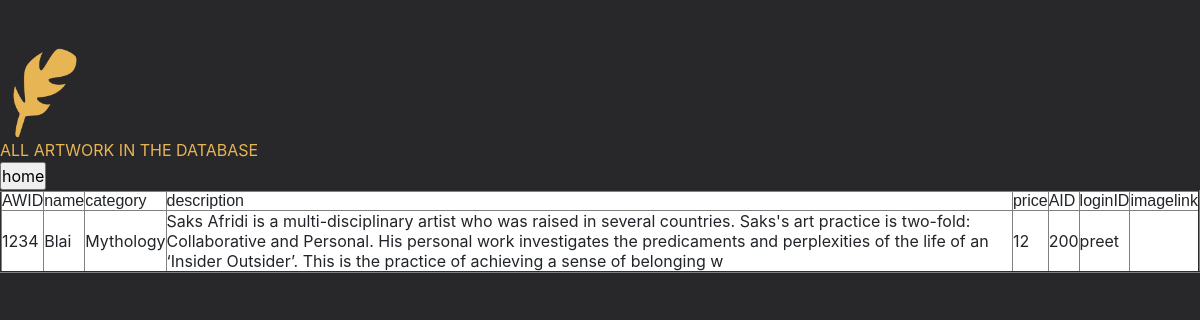
/admin/artwork.php, run on an earlier commit of the app's database.
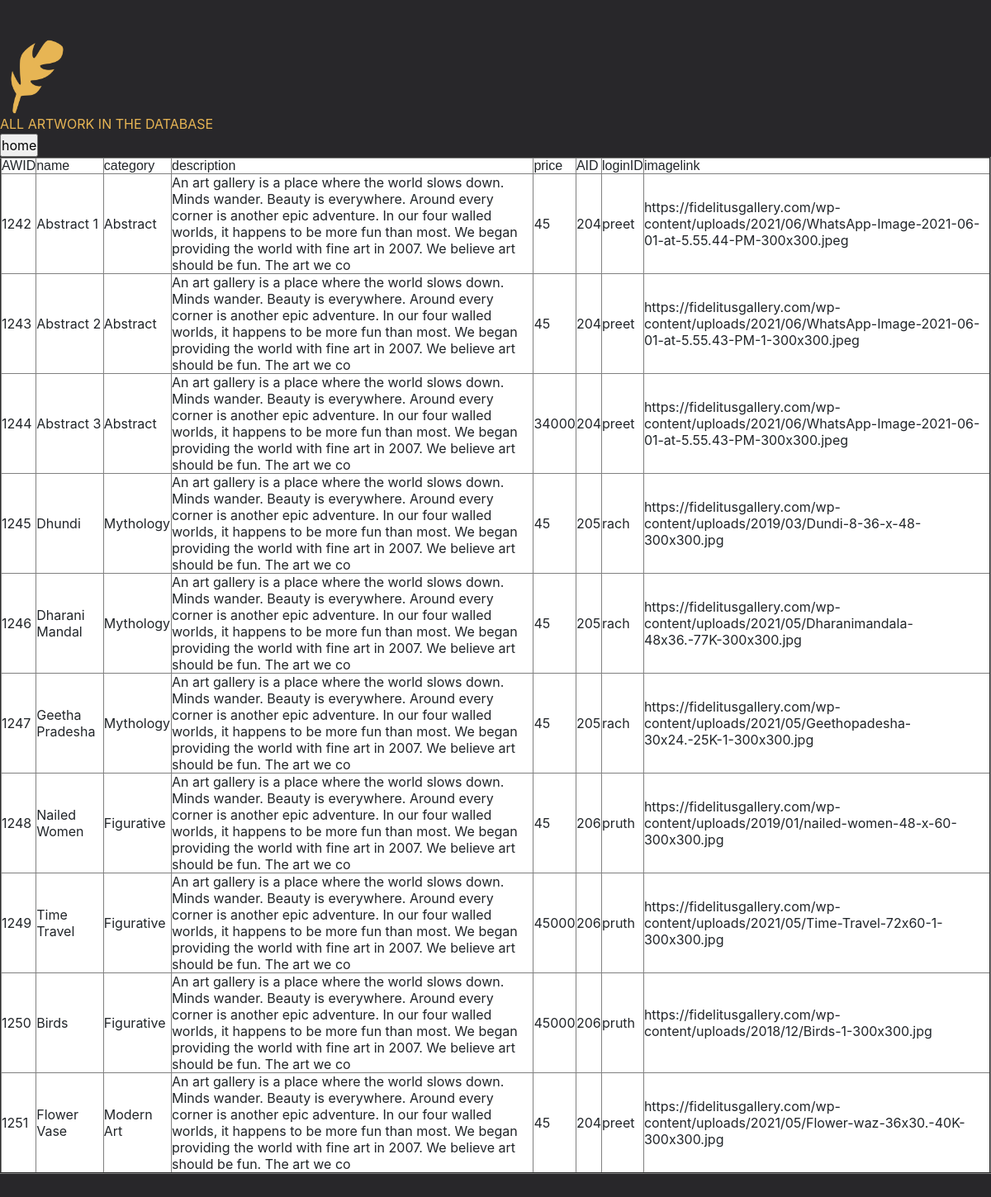
And on a later commit of the database.
### tables this page shows
CREATE TABLE `artwork` (
  `AWID` int(5) NOT NULL,
  `name` varchar(50) DEFAULT NULL,
  `category` varchar(50) DEFAULT NULL,
  `description` varchar(300) DEFAULT NULL,
  `price` double NOT NULL,
  `AID` int(5) DEFAULT NULL,
  `loginid` varchar(5) DEFAULT NULL,
  `imgsrc` varchar(250) DEFAULT NULL
);

### admin/artwork.php (the view, shortened to what this page needs)
<html>
    <head>
    <link rel="stylesheet" href="../style/login.css">
    <link rel="stylesheet" href="https://maxcdn.bootstrapcdn.com/bootstrap/4.0.0/css/bootstrap.min.css"
>
</head>
<body>
<section>
        <img src="../img/feather.png" width="90" height="90" class="d-inline-block align-top mt-5" alt="">
        <div class="title">ALL ARTWORK IN THE DATABASE</div>
        <?php
        $conn = mysqli_connect('localhost','root','','artgallery');
        $query = "SELECT * FROM artwork";
        echo '<table bgcolor=#ffffff border="2" cellspacing="10" cellpadding="10">
      <tr>
          <td> <font face="Arial">AWID</font> </td>
          <td> <font face="Arial">  name</font> </td>
          <td> <font face="Arial">  category</font> </td>
          <td> <font face="Arial">  description</font> </td>
          <td> <font face="Arial">  price</font> </td>
          <td> <font face="Arial">  AID</font> </td>
          <td> <font face="Arial">  loginID</font> </td>
          <td> <font face="Arial">  imagelink</font> </td>
      </tr>';
if ($result = $conn->query($query))
{
    while ($row = $result->fetch_assoc()) {
        $field1name = $row["AWID"];
        $field2name = $row["name"];
        $field3name = $row["category"];
        $field4name = $row["description"];
        $field5name = $row["price"];
        $field6name = $row["AID"];
        $field7name = $row["loginid"];
        $field8name = $row["imgsrc"];
        echo '<tr>
                  <td>'.$field1name.'</td>
                  <td>'.$field2name.'</td>
                  <td>'.$field3name.'</td>
                  <td>'.$field4name.'</td>
                  <td>'.$field5name.'</td>
                  <td>'.$field6name.'</td>
                  <td>'.$field7name.'</td>
                  <td>'.$field8name.'</td>
              </tr>';
    }
}
echo '<form action="admin-home.html">
<input type="submit" value="home" />
</form>';
?>
</body>
</html>

What changed in the data, as far as the page shows it:
removed artwork: AWID "1234", name "Blai", category "Mythology", description "Saks Afridi is a multi-disciplinary artist who was raised in several countries. Saks's art practice is two-fold: Collaborative and Personal. His personal work investigates the predicaments and perplexities of the life of an ‘Insider Outsider’. This is the practice of achieving a sense of belonging w", price "12", AID "200", loginid "preet"
added artwork: AWID "1242", name "Abstract 1", category "Abstract", description "An art gallery is a place where the world slows down. Minds wander. Beauty is everywhere. Around every corner is another epic adventure. In our four walled worlds, it happens to be more fun than most. We began providing the world with fine art in 2007. We believe art should be fun. The art we co", price "45", AID "204", loginid "preet", imgsrc "https://fidelitusgallery.com/wp-content/uploads/2021/06/WhatsApp-Image-2021-06-01-at-5.55.44-PM-300x300.jpeg"
added artwork: AWID "1243", name "Abstract 2", category "Abstract", description "An art gallery is a place where the world slows down. Minds wander. Beauty is everywhere. Around every corner is another epic adventure. In our four walled worlds, it happens to be more fun than most. We began providing the world with fine art in 2007. We believe art should be fun. The art we co", price "45", AID "204", loginid "preet", imgsrc "https://fidelitusgallery.com/wp-content/uploads/2021/06/WhatsApp-Image-2021-06-01-at-5.55.43-PM-1-300x300.jpeg"
added artwork: AWID "1244", name "Abstract 3", category "Abstract", description "An art gallery is a place where the world slows down. Minds wander. Beauty is everywhere. Around every corner is another epic adventure. In our four walled worlds, it happens to be more fun than most. We began providing the world with fine art in 2007. We believe art should be fun. The art we co", price "34000", AID "204", loginid "preet", imgsrc "https://fidelitusgallery.com/wp-content/uploads/2021/06/WhatsApp-Image-2021-06-01-at-5.55.43-PM-300x300.jpeg"
added artwork: AWID "1245", name "Dhundi", category "Mythology", description "An art gallery is a place where the world slows down. Minds wander. Beauty is everywhere. Around every corner is another epic adventure. In our four walled worlds, it happens to be more fun than most. We began providing the world with fine art in 2007. We believe art should be fun. The art we co", price "45", AID "205", loginid "rach", imgsrc "https://fidelitusgallery.com/wp-content/uploads/2019/03/Dundi-8-36-x-48-300x300.jpg"
added artwork: AWID "1246", name "Dharani Mandal", category "Mythology", description "An art gallery is a place where the world slows down. Minds wander. Beauty is everywhere. Around every corner is another epic adventure. In our four walled worlds, it happens to be more fun than most. We began providing the world with fine art in 2007. We believe art should be fun. The art we co", price "45", AID "205", loginid "rach", imgsrc "https://fidelitusgallery.com/wp-content/uploads/2021/05/Dharanimandala-48x36.-77K-300x300.jpg"
added artwork: AWID "1247", name "Geetha Pradesha", category "Mythology", description "An art gallery is a place where the world slows down. Minds wander. Beauty is everywhere. Around every corner is another epic adventure. In our four walled worlds, it happens to be more fun than most. We began providing the world with fine art in 2007. We believe art should be fun. The art we co", price "45", AID "205", loginid "rach", imgsrc "https://fidelitusgallery.com/wp-content/uploads/2021/05/Geethopadesha-30x24.-25K-1-300x300.jpg"
added artwork: AWID "1248", name "Nailed Women", category "Figurative", description "An art gallery is a place where the world slows down. Minds wander. Beauty is everywhere. Around every corner is another epic adventure. In our four walled worlds, it happens to be more fun than most. We began providing the world with fine art in 2007. We believe art should be fun. The art we co", price "45", AID "206", loginid "pruth", imgsrc "https://fidelitusgallery.com/wp-content/uploads/2019/01/nailed-women-48-x-60-300x300.jpg"
added artwork: AWID "1249", name "Time Travel", category "Figurative", description "An art gallery is a place where the world slows down. Minds wander. Beauty is everywhere. Around every corner is another epic adventure. In our four walled worlds, it happens to be more fun than most. We began providing the world with fine art in 2007. We believe art should be fun. The art we co", price "45000", AID "206", loginid "pruth", imgsrc "https://fidelitusgallery.com/wp-content/uploads/2021/05/Time-Travel-72x60-1-300x300.jpg"
added artwork: AWID "1250", name "Birds", category "Figurative", description "An art gallery is a place where the world slows down. Minds wander. Beauty is everywhere. Around every corner is another epic adventure. In our four walled worlds, it happens to be more fun than most. We began providing the world with fine art in 2007. We believe art should be fun. The art we co", price "45000", AID "206", loginid "pruth", imgsrc "https://fidelitusgallery.com/wp-content/uploads/2018/12/Birds-1-300x300.jpg"
added artwork: AWID "1251", name "Flower Vase", category "Modern Art", description "An art gallery is a place where the world slows down. Minds wander. Beauty is everywhere. Around every corner is another epic adventure. In our four walled worlds, it happens to be more fun than most. We began providing the world with fine art in 2007. We believe art should be fun. The art we co", price "45", AID "204", loginid "preet", imgsrc "https://fidelitusgallery.com/wp-content/uploads/2021/05/Flower-waz-36x30.-40K-300x300.jpg"
